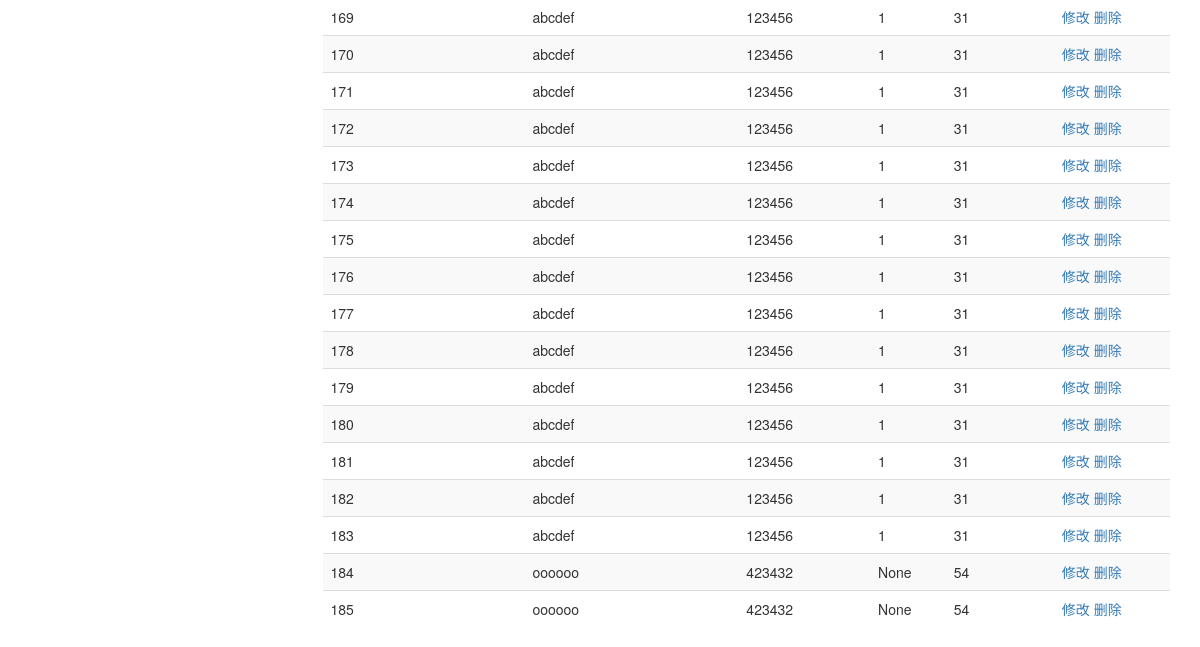
Before: /user/userlist (lower part) with the older database file.
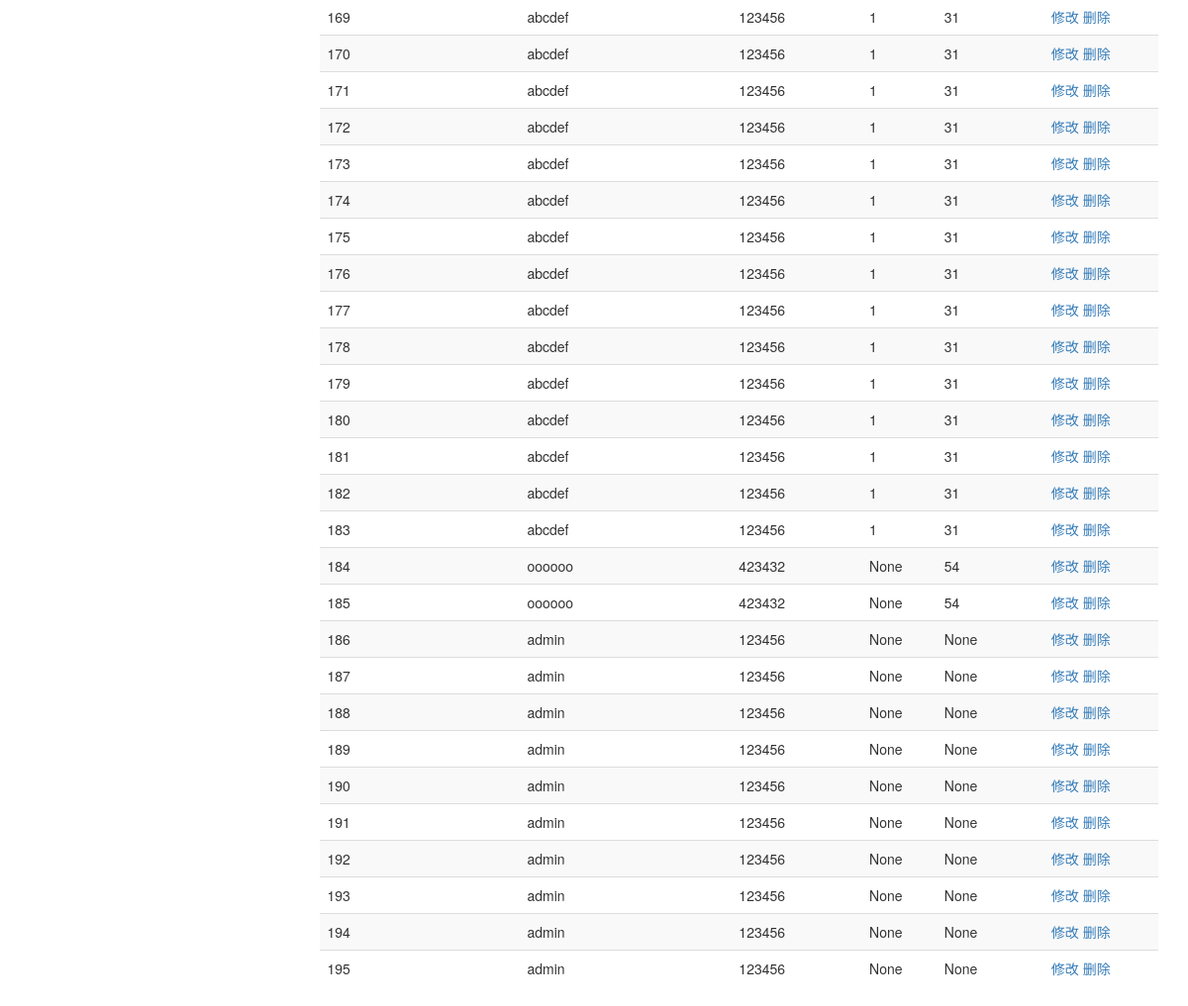
After: the same page with the newer database file.
### models.py (models this page shows)
class User(db.Model):
    id = db.Column(db.Integer, primary_key=True)
    username = db.Column(db.String)
    password = db.Column(db.String)
    sex = db.Column(db.String)
    age = db.Column(db.Integer)

### views/users/users.py (the view)
@user_app.route("/userlist", methods=['get', 'post'])
def userList():
    if request.method == "POST":
        input_username = request.form['username']
        condition = {request.form['field']: input_username}
        print(condition)
        users = User.query.filter_by(**condition).all()
        if not input_username:
            users = User.query.all()
    else:
        users = User.query.all()
    return render_template("user/user_list.html", users=users)

### templates/user/user_list.html (shortened to what this page needs)
{% extends 'base02.html' %}
{% block content %}
<table class="table table-striped">
  <tbody>
    {% for user in users %}
	<tr>
		<td>{{ user.id}}</td>
		<td>{{ user.username}}</td>
		<td>{{ user.password}}</td>
		<td>{{ user.sex}}</td>
		<td>{{ user.age}}</td>
		<td>
			<a href="{{ url_for("user_app.editUser", user_id=user.id) }}">修改</a>
			<a href="{{ url_for("user_app.deleteUser", user_id=user.id) }}">删除</a>
		</td>
	</tr>
	{% endfor %}
  </tbody>
</table>
{% endblock %}

### templates/base02.html (shortened to what this page needs)
<!DOCTYPE html>
<html>
<head>
<link rel="stylesheet" href="http://cdn.static.runoob.com/libs/bootstrap/3.3.7/css/bootstrap.min.css">
</head>
<body data-spy="scroll" data-target="#myScrollspy">
<div class="container">
    <div class="row">
        <div class="col-xs-9">
			{% block content %}{% endblock %}
        </div>
    </div>
</div>
</body>
</html>

Changed rows visible on the page:
added User: id "186", username "admin", password "123456", sex "None", age "None"
added User: id "187", username "admin", password "123456", sex "None", age "None"
added User: id "188", username "admin", password "123456", sex "None", age "None"
added User: id "189", username "admin", password "123456", sex "None", age "None"
added User: id "190", username "admin", password "123456", sex "None", age "None"
added User: id "191", username "admin", password "123456", sex "None", age "None"
added User: id "192", username "admin", password "123456", sex "None", age "None"
added User: id "193", username "admin", password "123456", sex "None", age "None"
added User: id "194", username "admin", password "123456", sex "None", age "None"
added User: id "195", username "admin", password "123456", sex "None", age "None"
